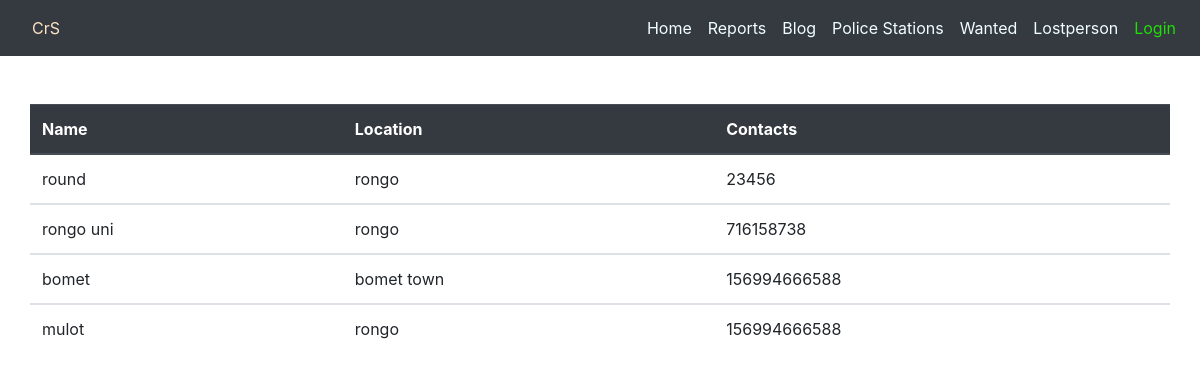
The app's page /policestation with its own data.
### Adminsite/models.py (models this page shows, shortened)
class PoliceStation(models.Model):
    name = models.CharField(max_length =50)
    location = models.CharField(max_length =50)
    Contacts = models.IntegerField()

### reports/views.py (the view)
# urls.py: path('policestation', views.police_stations, name ='policestation'),
def police_stations(request):
    query_results = PoliceStation.objects.all()
    context ={
        'query_results':query_results
    }
    return render(request, 'reports/policestation.html', context)

### reports/templates/reports/policestation.html (shortened to what this page needs)
{% extends 'base.html' %}
{% block content %}
<div class="container"><br><br>
    <div class="row"><br><br>
            <table class="table">
                <thead class="thead-dark">
                        <tr>
                                <th>Name</th>
                                <th>Location</th>
                                <th>Contacts</th>
                         </tr>
                </thead>
                    {% for item in query_results %}
                    <tbody>
                            <tr scope="row">
                                    <td>{{ item.name }}</td>
                                    <td>{{ item.location}}</td>
                                    <td>{{ item.Contacts}}</td>
                                </tr>
                    </tbody>
                    {% endfor %}
                </table>
    </div>
</div>
{% endblock  %}

### records on screen
PoliceStation: name "round", location "rongo", Contacts "23456"
PoliceStation: name "rongo uni", location "rongo", Contacts "716158738"
PoliceStation: name "bomet", location "bomet town", Contacts "156994666588"
PoliceStation: name "mulot", location "rongo", Contacts "156994666588"
